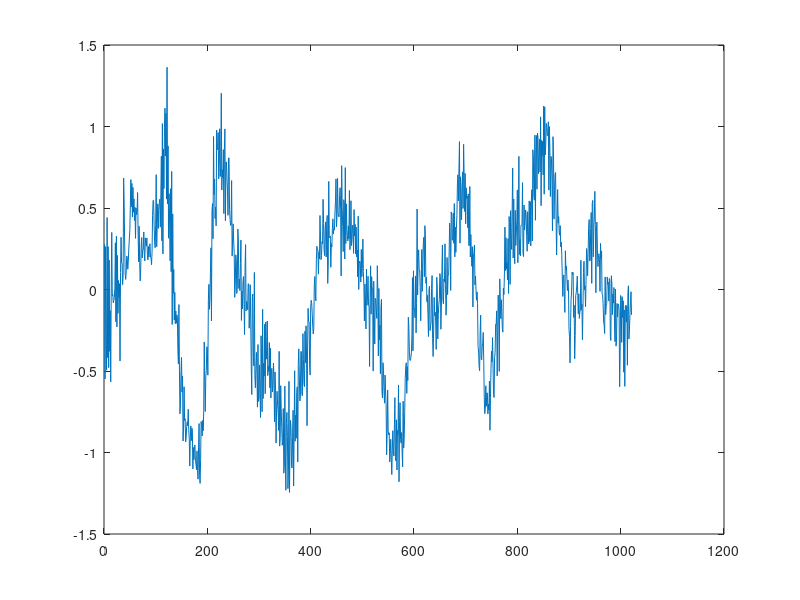
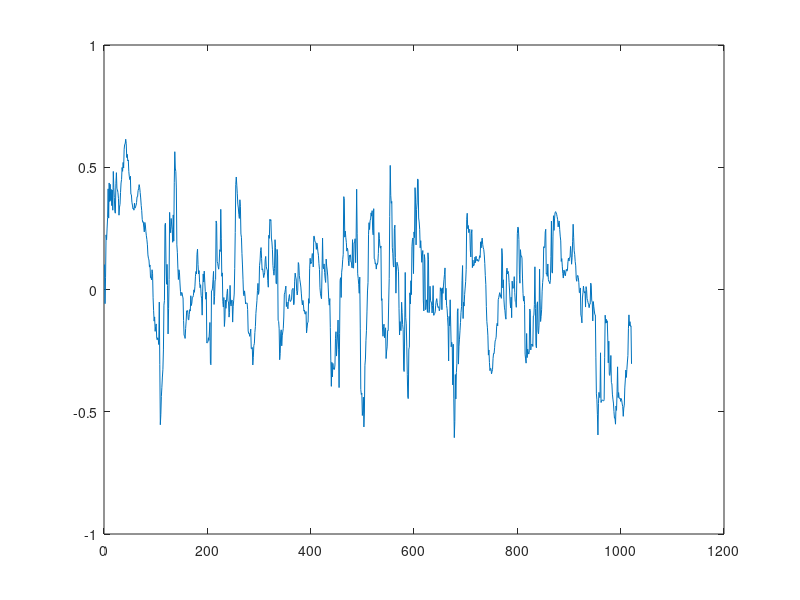
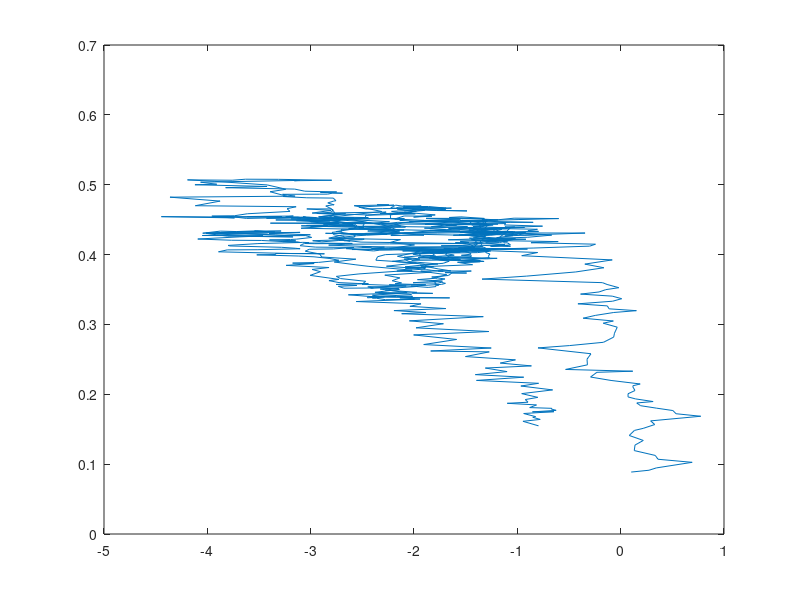
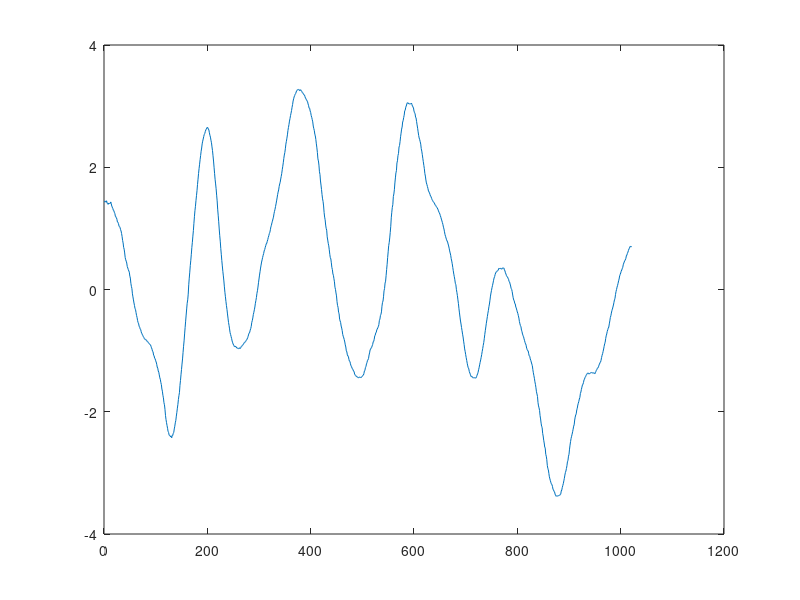

The MATLAB source for these figures, in order:
clc;
close;

data = load('./XY_SR_001.csv');

ez = data(:,3);
x = data(:,10);
vx = data(:,4);

y = data(:,15);
vy = data(:,14);
sp = data(:,14);
thrust = data(:,16);
time = 1:1:numel(thrust);


figure(1), plot(time, ez);

figure(2), plot(time, thrust);

figure(3), plot(x,y);
figure(4), plot(time, vx)
